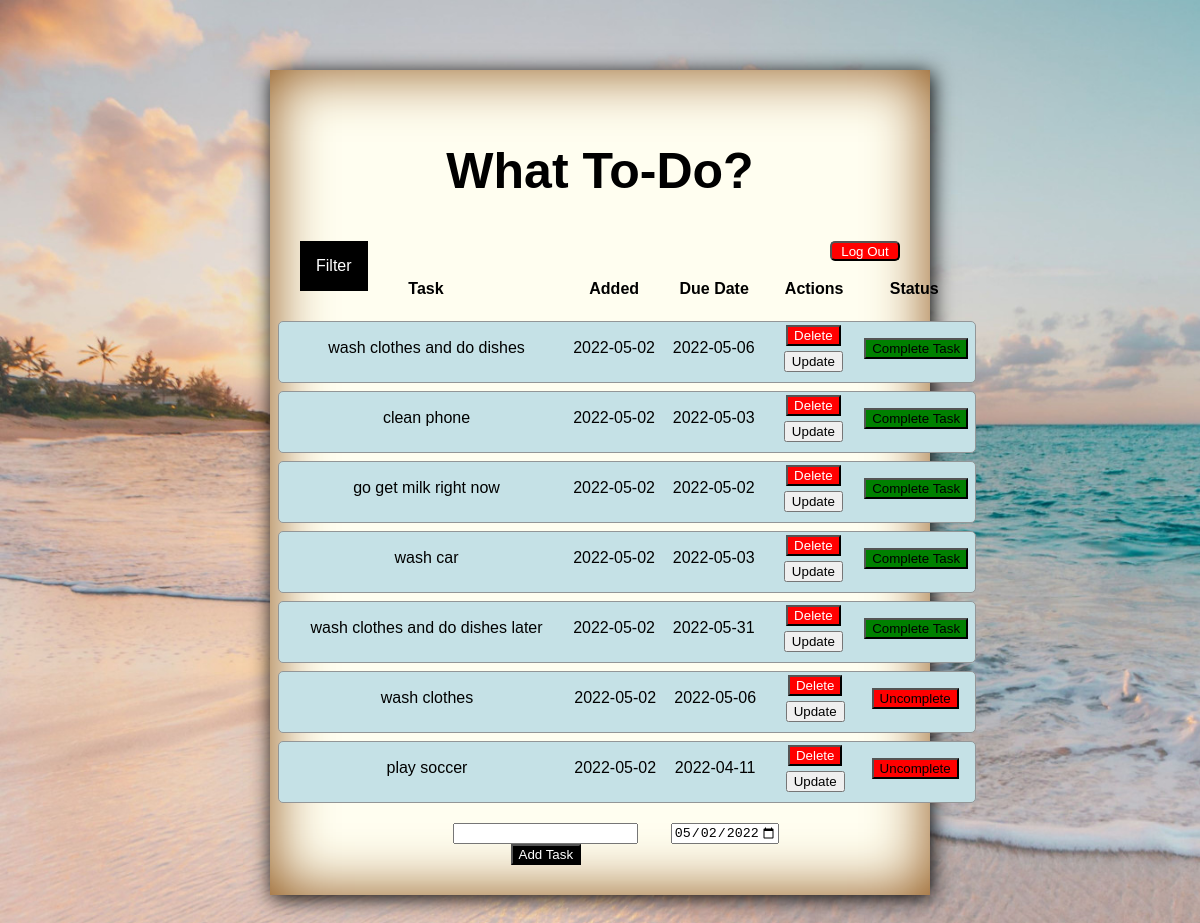
The page /notcompleted (signed in) on the database its author committed.
### app.py (models this page shows, shortened)
class Todo(db.Model):
    __table_name__ = "todo"
    id = db.Column(db.Integer, primary_key=True)
    user_id = db.Column(db.Integer, db.ForeignKey("user.id"))
    content = db.Column(db.String(200), nullable=False)
    completed = db.Column(db.Boolean, default=False)
    date_due = db.Column(db.DateTime, nullable=False, default=datetime.utcnow)
    date_completed = db.Column(db.DateTime, default=datetime.utcnow)
    date_created = db.Column(db.DateTime, default=datetime.utcnow)

### app.py (the view)
@app.route("/notcompleted")
def notcompleted():
    tasks = Todo.query.order_by(Todo.completed).filter_by(
        user_id=current_user.id).all()
    logged_in_user = User.query.filter_by(id=current_user.id).first()
    return render_template("index.html", tasks=tasks, user=logged_in_user)

### app.py (called while the page is built)
@login_manager.user_loader
def load_user(user_id):
    if user_id is not None:
        return User.query.get(user_id)
    return None

### templates/index.html (shortened to what this page needs)
{% extends 'base.html' %}
{% block body %}
<div class="container">
    <div class="backgroudC">
<section>
<div>
    <h1>What To-Do?</h1>
</div>
<div>
    <a href="/logout"><button class="logoutBtn">Log Out</button></a>
</div>
</section>
<div>
    <ul>
        <li>Filter</a>
        </li>
    </ul>
  </div>
<div class="table-container">
    {% if tasks|length < 1 %}
    <h4>There are no tasks. Create a task.</h4>
    {% else %}
    <table>
        <tr class="table-headers">
            <th class="th1">Task</th>
            <th class="th2">Added</th>
            <th class="th3">Due Date</th>
            <th class="th4">Actions</th>
            <th class="th5">Status</th>
        </tr>
        {% for task in tasks %}
            <tr class="tasks">
                <td class="task">{{ task.content }}</td>
                <td class="added">{{ task.date_created.date() }}</td>
                <td class="dueDate">{{task.date_due.date()}}</td>
                <td class="actions">
                    <a href="/delete/{{ task.id }}"><button class="deleteBtn ">Delete</button></a>
                    <br>
                    <a href="/update/{{ task.id }}"><button>Update</button></a>
                </td>
                <td class="completed">
                    {% if task.completed == True %}
                    <form action="/incomplete/{{ task.id }}" method="POST">
                        <input type="submit" class="uncompleteBtn" value="Uncomplete" />
                    </form>
                    {% else %}
                    <form action="/complete/{{ task.id }}" method="POST" >
                        <input
                        type="submit"
                        class="completeBtn"
                        value="Complete Task"
                        />
                    </form>
                    {% endif %}
                </td>
            </tr>
        {% endfor %}
    </table>
    {% endif %}
</div>
    <form class="calandaddBtn" action="/" method="POST">
        <div class="addtaskContainer">
            <input type="text" name="content" id="content">
            <input type="submit" class="addTaskBtn" value="Add Task">
        </div>
        <div>
            <input
              class="calender"
              type="date"
              id="date"
              name="date_due"
              value= "2022-05-02"
              min="2022-05-02"
              max="2028-12-31"
              style="margin-right: 2%"
            />
          </div>
    </form>
    </div>
</div>
{% endblock %}

### static/css/main.css (style rules this page uses)
body { margin: 0; font-family: sans-serif; }
h1 { color: black; font-family: sans-serif; font-size: 50px; }
.container { margin: 0px; margin-left: 0px; margin-right: 0px; width: 100%; height: 70%; padding: 70px 0; text-align: center; }
.backgroudC { padding: 30px; width: 50%; margin: auto; justify-content: center; box-shadow: 2px 3px 20px black, 0 0 60px #8a4d0f inset; background: #fffef0; }
.table-container { display: flex; justify-content: center; margin: auto; width: 85%; padding: 10px; }
.table-headers { border-radius: 5px; align-items: center; justify-content: space-between; height: 30px; margin-bottom: 8px; padding: 5px 10px; display: flex; width: 95%; }
.tasks { border-radius: 5px; align-items: center; justify-content: space-between; border: 1px solid #939697; cursor: pointer; background-color: #c5e1e6; height: 50px; margin-bottom: 8px; padding: 5px 10px; display: flex; width: 95%; }
.th1 { width: 280px; height: auto; margin: 0px 0px 8px; }
.th2 { width: 100px; height: auto; margin: 0px 0px 8px; }
.th3 { width: 100px; height: auto; margin: 0px 0px 8px; }
.th4 { width: 100px; height: auto; margin: 0px 0px 8px; }
.th5 { width: 100px; height: auto; margin: 0px 0px 8px; }
.task { width: 280px; height: auto; margin: 0px 0px 8px; }
.added { width: 100px; height: auto; margin: 0px 0px 8px; }
.dueDate { width: 100px; height: auto; margin: 0px 0px 8px; }
.actions { width: 100px; height: auto; margin: 0px 0px 8px; }
.completed { width: 100px; height: auto; margin: 0px 0px 8px; }
html { background-image: url("/static/backgroundjpg.jpg"); background-repeat: no-repeat; background-size: cover; }

### static/css/buttons.css (style rules this page uses)
.deleteBtn { background-color: red; color: white; margin-bottom: 5px; }
.completeBtn { background-color: green; }
.uncompleteBtn { background-color: red; }
.logoutBtn { float: right; background-color: red; color: white; width: 70px; height: 20px; border-radius: 5px; }
.addTaskBtn { background-color: black; color: white; }
.calandaddBtn { display: flex; justify-content: center; }
.addtaskContainer { width: 250px; height: auto; }

### static/css/filter.css (style rules this page uses)
a { text-decoration: none; }
ul { background: black; list-style: none; margin: 0; padding-left: 0; }
li { color: white; background: black; display: block; float: left; padding: 1rem; position: relative; text-decoration: none; transition-duration: 0.5s; }

### rows shown on the page
Todo: content "wash clothes and do dishes", date_created "2022-05-02", date_due "2022-05-06"
Todo: content "clean phone", date_created "2022-05-02", date_due "2022-05-03"
Todo: content "go get milk right now", date_created "2022-05-02", date_due "2022-05-02"
Todo: content "wash car", date_created "2022-05-02", date_due "2022-05-03"
Todo: content "wash clothes and do dishes later", date_created "2022-05-02", date_due "2022-05-31"
Todo: content "wash clothes", date_created "2022-05-02", date_due "2022-05-06"
Todo: content "play soccer", date_created "2022-05-02", date_due "2022-04-11"
